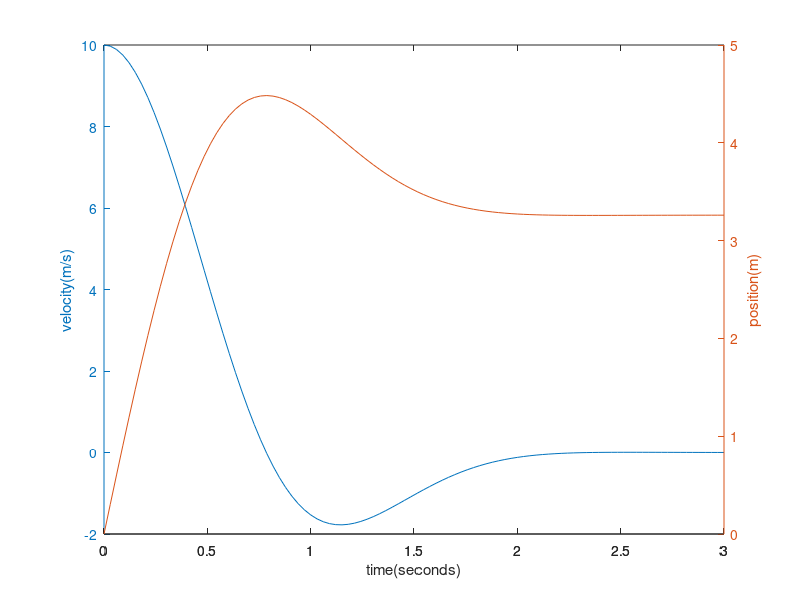

This figure's MATLAB source:
v=@(t) 10*exp(-t.^2).*cos(2*t);
t = linspace(0,3);
s = zeros(length(t),1);
for ndx = 2:length(t)
    s(ndx) = integral(v,0,t(ndx));
end
figure(1)
AX=plotyy(t,v(t),t,s);
xlabel('time(seconds)')
ylabel(AX(1),'velocity(m/s)')
ylabel(AX(2),'position(m)')






